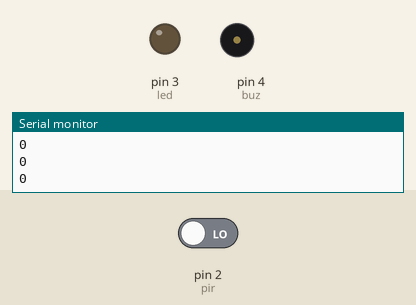
A sketch run on a simulated Arduino Uno, built with avr-gcc and run on an emulated ATmega328P. On the bench: output pins drawn as LEDs (lit = HIGH), buzzer (waves = sounding, pin HIGH), the last lines printed to the serial monitor. Inputs (shaded band) come from the test bench; at power-on: pin 2 (pir) LOW.

Above: at 4.8 s.
4.9 s: pin 2 (pir) driven HIGH
At 6.3 s:
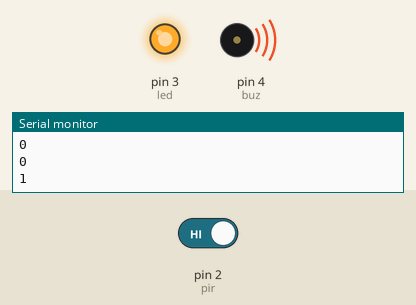
7.6 s: pin 2 (pir) driven LOW
At 9.0 s:
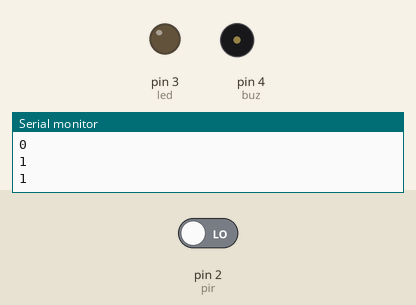
Timing chart, 0 to 10.6 s (numbered marks = the images above; inputs shaded):
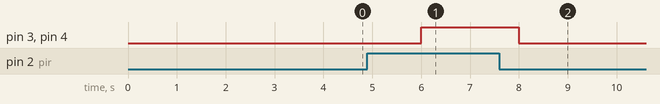

The sketch:

sensor_pir.ino
```cpp
int pir = 2;
int led = 3;
int buz = 4;
int mov; // variable que cuenta las veces que el pir detectó al gato jugando

void setup() {

  pinMode(pir, INPUT);
  pinMode(led, OUTPUT);
  pinMode(buz, OUTPUT);
  Serial.begin(9600);

}

void loop() {

  if(digitalRead(pir) == HIGH){
    digitalWrite(led, HIGH);
    digitalWrite(buz, HIGH);
    mov = mov + 1; // cada vez que detecte movimiento, se suma uno a la variable mov
  }
  else {
    digitalWrite(led, LOW);
    digitalWrite(buz, LOW);
    mov = mov + 0; // si no, no se suma nada
  }

  Serial.println(mov); // para verificar por el serial monitor si funcionaba
  delay(2000);

}
```

Measured:
- after the input at 4.9 s, pin 3 (led), pin 4 (buz): LOW → HIGH after 1.1 s
- after the input at 7.6 s, pin 3 (led), pin 4 (buz): HIGH → LOW after 0.40 s
